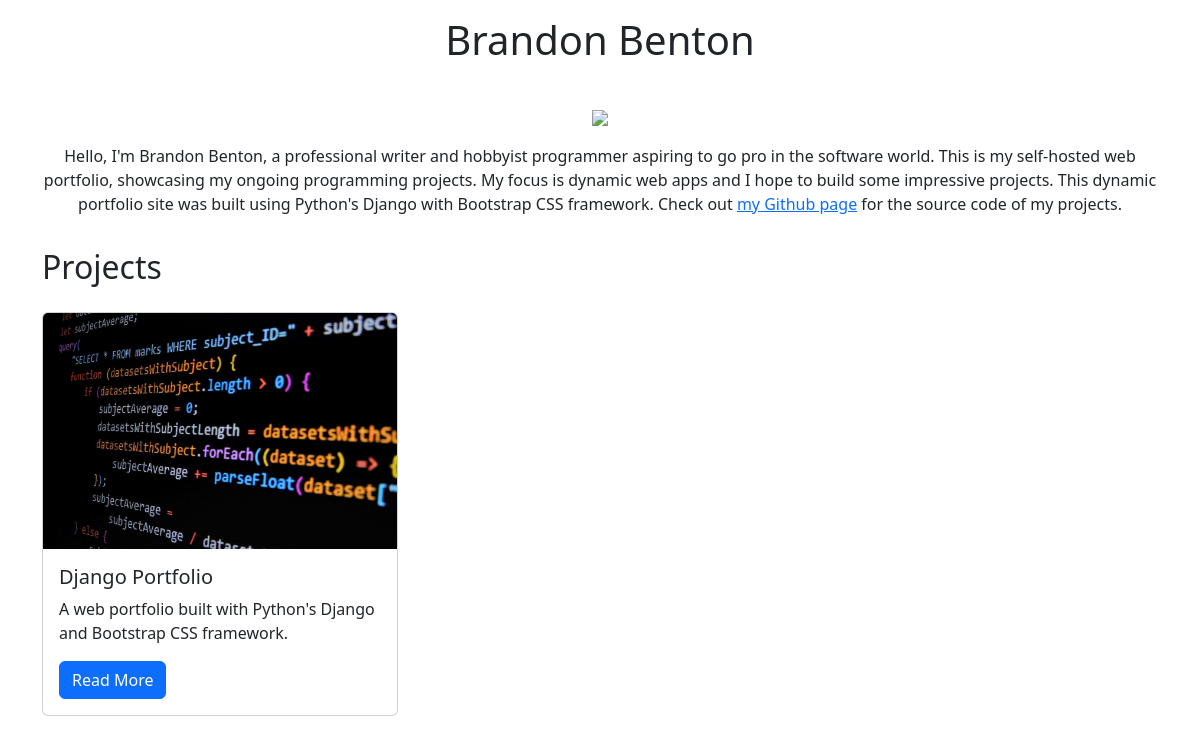
The app's page /, older data.
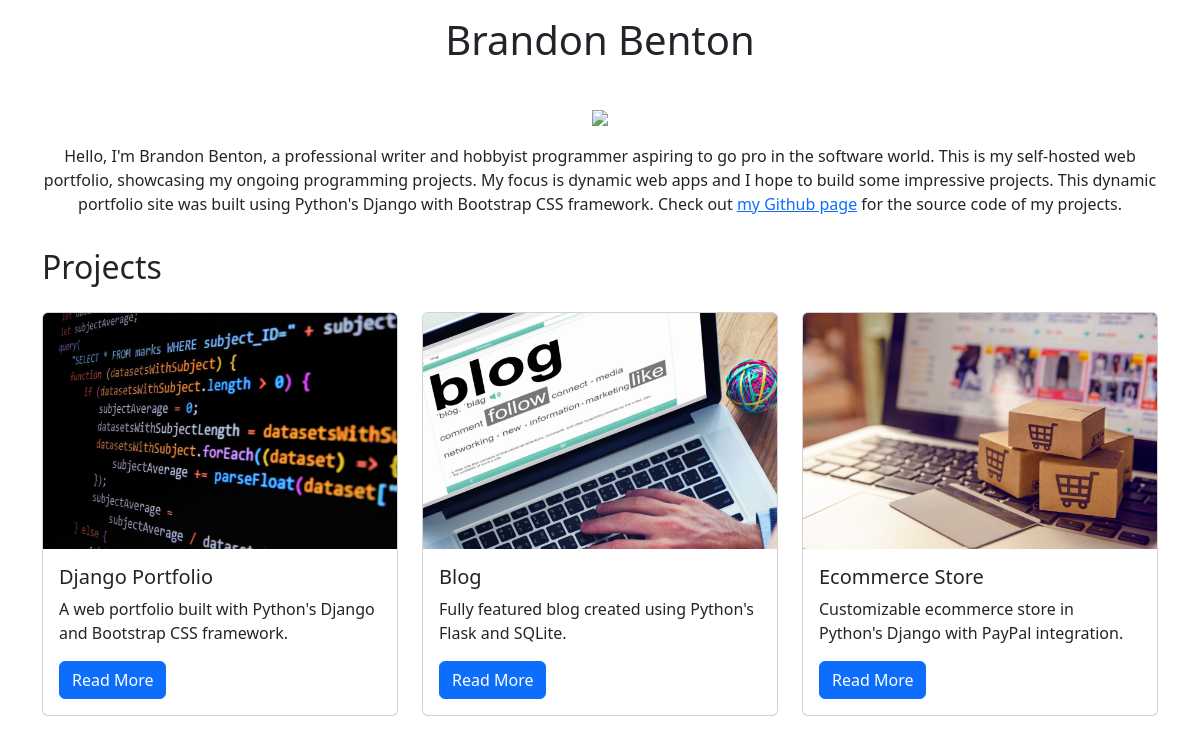
The same page, newer data.
### projects/models.py (models this page shows)
class Project(models.Model):
    title = models.CharField(max_length=100)
    description = models.TextField()
    technology = models.CharField(max_length=20)
    image = models.FileField(upload_to="project_images/", blank=True)

### projects/views.py (the view)
# urls.py: path('', views.project_index, name='project_index'),
def project_index(request):
    projects = Project.objects.all()
    context = {
        "projects": projects
    }
    return render(request, "projects/project_index.html", context)

### projects/templates/projects/project_index.html (shortened to what this page needs)
{% extends "base.html" %}
{% load static %}
{% block page_content %}
<div class="row">
    <center><h1>Brandon Benton</h1></center>
</div>
<div class="row">
    <center>
    <div class="col-md-4">
        <img src="https://portfolio-8nkh.onrender.com/media/project_images/ProfileTransparent.png">
    </div>
    </center>
</div>
<div class="row">
        <p style="text-align:center;">
        Hello, I'm Brandon Benton, a professional
        writer and hobbyist programmer aspiring
        to go pro in the software world. This is
        my self-hosted web portfolio, showcasing
        my ongoing programming projects. My
        focus is dynamic web apps and I hope to
        build some impressive projects. This
        dynamic portfolio site was built using
        Python's Django with Bootstrap CSS
        framework. Check out <a href="https://github.com/bdbenton5255">my Github page</a>
        for the source code of my projects.
        </p>
</div>
<h2>Projects</h2>
<div class="row">
{% for project in projects %}
    <div class="col-md-4" style="padding-top:10px">
        <div class="card mb-2">
            {% if project.image %}
                <img class="card-img-top" src="{{ project.image.url }}">
            {% endif %}
            <div class="card-body">
                <h5 class="card-title">{{ project.title }}</h5>
                <p class="card-text">{{ project.description }}</p>
                <a href="{% url 'project_detail' project.pk %}"
                   class="btn btn-primary">
                    Read More
                </a>
            </div>
        </div>
    </div>
    {% endfor %}
</div>
{% endblock %}

### templates/base.html (shortened to what this page needs)
<!DOCTYPE html>
<html lang="en">
<head>
    <link
        href="https://cdn.jsdelivr.net/npm/bootstrap@5.3.1/dist/css/bootstrap.min.css"
        rel="stylesheet"
    >
</head>
<body class="container">
{% block page_content %}{% endblock page_content %}
</body>
</html>

Row changes from the older to the newer data that the page shows:
added Project: image (picture), title "Blog", description "Fully featured blog created using Python's Flask and SQLite."
added Project: image (picture), title "Ecommerce Store", description "Customizable ecommerce store in Python's Django with PayPal integration."
